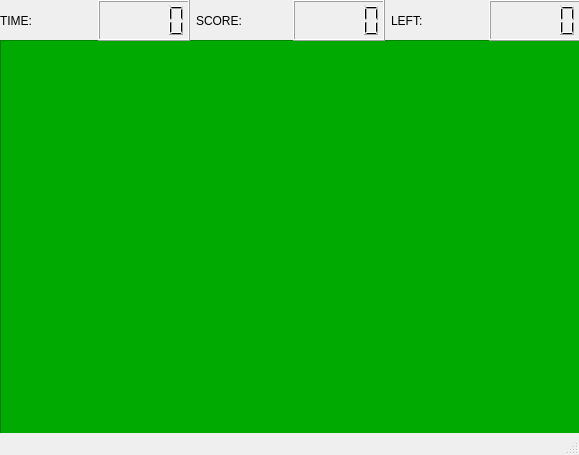
<?xml version="1.0" encoding="UTF-8"?>
<ui version="4.0">
 <class>MainWindow</class>
 <widget class="QMainWindow" name="MainWindow">
  <property name="geometry">
   <rect>
    <x>0</x>
    <y>0</y>
    <width>579</width>
    <height>455</height>
   </rect>
  </property>
  <property name="windowTitle">
   <string>MainWindow</string>
  </property>
  <widget class="QWidget" name="centralwidget">
   <widget class="QGraphicsView" name="graphicsView">
    <property name="geometry">
     <rect>
      <x>0</x>
      <y>40</y>
      <width>581</width>
      <height>411</height>
     </rect>
    </property>
    <property name="styleSheet">
     <string notr="true">background-color: rgb(0, 170, 0);</string>
    </property>
   </widget>
   <widget class="QWidget" name="horizontalLayoutWidget">
    <property name="geometry">
     <rect>
      <x>0</x>
      <y>0</y>
      <width>581</width>
      <height>41</height>
     </rect>
    </property>
    <layout class="QHBoxLayout" name="horizontalLayout">
     <item>
      <widget class="QLabel" name="label_2">
       <property name="text">
        <string>TIME:</string>
       </property>
      </widget>
     </item>
     <item>
      <widget class="QLCDNumber" name="Timer"/>
     </item>
     <item>
      <widget class="QLabel" name="label_3">
       <property name="text">
        <string>SCORE:</string>
       </property>
      </widget>
     </item>
     <item>
      <widget class="QLCDNumber" name="Score"/>
     </item>
     <item>
      <widget class="QLabel" name="label">
       <property name="text">
        <string>LEFT:</string>
       </property>
      </widget>
     </item>
     <item>
      <widget class="QLCDNumber" name="Lives"/>
     </item>
    </layout>
   </widget>
  </widget>
  <widget class="QMenuBar" name="menubar">
   <property name="geometry">
    <rect>
     <x>0</x>
     <y>0</y>
     <width>579</width>
     <height>20</height>
    </rect>
   </property>
  </widget>
  <widget class="QStatusBar" name="statusbar"/>
 </widget>
 <resources/>
 <connections/>
</ui>
